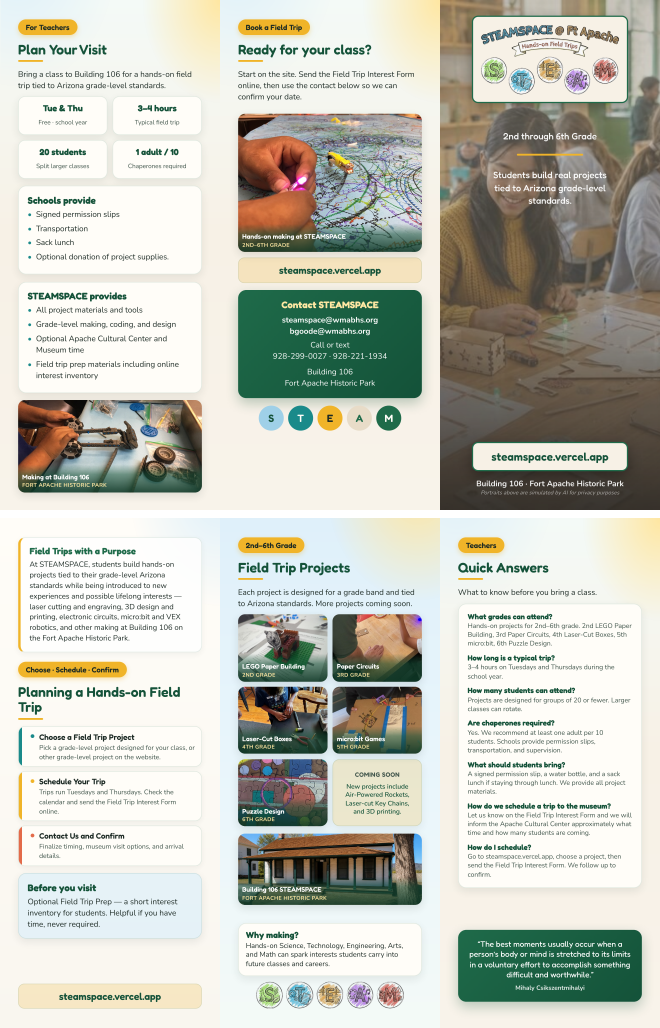
#> input picture steamspace-brochure-preview.png, 1980 x 3084 px (shown at 1/3 size)
$ python -i build-steamspace.py   (imports and definitions only)
#> lines starting #> are read from the running program, lines starting #| are printed output that depends on the picture; after the words box and inside, x2 and y2 are one past the last pixel; in counts of white or black regions, pixels touching at a corner belong together
### build.py
#!/usr/bin/env python3
"""Generate the self-contained ABHS STEM trifold brochure.

Images from assets/ are inlined as base64 data URIs so index.html can be
handed to a print shop on its own.
"""

import base64
import mimetypes
import subprocess
from pathlib import Path

ROOT = Path(__file__).parent
ASSETS = ROOT / "assets"
OUT = ROOT / "index.html"


def data_uri(relative_path: str) -> str:
    path = ASSETS / relative_path
    mime = mimetypes.guess_type(path.name)[0] or "application/octet-stream"
    encoded = base64.b64encode(path.read_bytes()).decode("ascii")
    return f"data:{mime};base64,{encoded}"


IMG = {
    "logo_stem": data_uri("logo_stem_trimmed.png"),
    # Baked onto the wash-sand bottom color so Chromium print doesn't
    # flatten logo transparency into a white rectangle.
    "logo_abhs": data_uri("abhs_logo_footer.png"),
    "together": data_uri("togetherwebuild_white.png"),
    "icon_science": data_uri("icon_science.png"),
    # T and A shipped without the hand-drawn ring the other three have;
    # these variants have a ring lifted from icon_math.png composited on.
    "icon_technology": data_uri("icon_technology_ringed.png"),
    "icon_engineering": data_uri("icon_engineering.png"),
    "icon_arts": data_uri("icon_arts_ringed.png"),
    "icon_math": data_uri("icon_math.png"),
    # Pre-cropped to the cover panel's aspect, so object-fit trims almost nothing
    # and the full source resolution survives into print.
    "cover": data_uri("photos/cover-floorbuild.jpg"),
    "quote_bg": data_uri("photos/quote-bg.jpg"),
    "tile_lego": data_uri("photos/tile-lego.jpg"),
    "tile_circuits": data_uri("photos/tile-circuits.jpg"),
    "tile_lasercut": data_uri("photos/tile-lasercut.jpg"),
    "tile_microbit": data_uri("photos/tile-microbit.jpg"),
    "tile_puzzle": data_uri("photos/tile-puzzle.jpg"),
    "tile_vex": data_uri("photos/tile-vex.jpg"),
    "tile_building": data_uri("photos/tile-building106.jpg"),
    "tile_teamwork": data_uri("photos/tile-teamwork.jpg"),
    "tile_workshop": data_uri("photos/tile-workshop.jpg"),
    "tile_snapcircuits": data_uri("photos/tile-snapcircuits.jpg"),
    "tile_brochurepic": data_uri("photos/tile-brochurepic.jpg"),
    # Official VEX product-line wordmarks, cropped from each style guide's
    # Logo Colors page. Freely available for promotional/educational use.
    "vex_123": data_uri("vex/vex-123.png"),
    "vex_go": data_uri("vex/vex-GO.png"),
    "vex_iq": data_uri("vex/vex-IQ.png"),
    "vex_v5": data_uri("vex/vex-V5.png"),
}


# [21 lines left out: functions icon_row, font_faces, not called in this run]


CSS = """
/* Design language ported from steamspace.vercel.app */
:root {
  --pine: #1f6b4a;
  --pine-deep: #145239;
  --sky: #dff0fa;
  --sky-deep: #9fd0e8;
  --sand: #f7f1e6;
  --sand-deep: #e8dcc8;
  --sun: #f0b429;
  --sun-soft: #ffe8a3;
  --coral: #e36b4a;
  --teal: #1a8a8a;
  --ink: #1c2a24;
  --ink-soft: #3d5248;
  --paper: #fffdf8;
  --radius: 13px;
  --card-shadow: 0 5px 14px rgba(28, 42, 36, 0.09);
  --hairline: 1px solid rgba(31, 107, 74, 0.14);
  --font-brand: "Fredoka", "Trebuchet MS", sans-serif;
  --font-body: "Nunito", "Segoe UI", sans-serif;
}

* { box-sizing: border-box; margin: 0; padding: 0; }

@page { size: 11in 8.5in; margin: 0; }

body {
  font-family: var(--font-body);
  color: var(--ink);
  background: #fff;
  line-height: 1.42;
}

.page {
  width: 11in;
  height: 8.5in;
  display: flex;
  flex-direction: row;
  overflow: hidden;
  page-break-after: always;
  position: relative;
}
.page:last-child { page-break-after: auto; }

.panel {
  width: 3.6667in;
  height: 8.5in;
  padding: 0.32in 0.3in;
  position: relative;
  display: flex;
  flex-direction: column;
  overflow: hidden;
}

/* Layered gradient wash from the site's body background */
.wash-sand {
  background:
    radial-gradient(ellipse 80% 45% at 8% -8%, var(--sky) 0%, transparent 55%),
    radial-gradient(ellipse 70% 40% at 100% 0%, var(--sun-soft) 0%, transparent 50%),
    linear-gradient(180deg, #f4faf7 0%, var(--sand) 45%, #f8f3ea 100%);
}
.wash-sky {
  background:
    radial-gradient(ellipse 75% 40% at 90% -6%, var(--sun-soft) 0%, transparent 55%),
    linear-gradient(180deg, var(--sky) 0%, #eaf6fb 55%, #f4faf7 100%);
}
.wash-paper {
  background:
    radial-gradient(ellipse 70% 38% at 100% -5%, var(--sky) 0%, transparent 58%),
    linear-gradient(180deg, var(--paper) 0%, #f9f6ef 100%);
}

h1, h2, h3, h4 { font-family: var(--font-brand); line-height: 1.12; }
h1 { font-size: 34pt; font-weight: 700; }
h2 {
  font-size: 16.5pt;
  font-weight: 600;
  color: var(--pine-deep);
  margin-bottom: 0.11in;
}
/* Sun accent rule under section heads, echoing the site's section styling */
h2::after {
  content: "";
  display: block;
  width: 0.42in;
  height: 3px;
  background: var(--sun);
  border-radius: 2px;
  margin-top: 0.05in;
}
h3 { font-size: 11.5pt; font-weight: 700; color: var(--pine-deep); margin-bottom: 0.05in; }
p { font-size: 9.5pt; margin-bottom: 0.09in; }

.kicker {
  display: inline-block;
  align-self: flex-start;
  font-family: var(--font-brand);
  font-size: 9pt;
  font-weight: 600;
  background: var(--sun);
  color: var(--ink);
  padding: 0.045in 0.13in;
  border-radius: 999px;
  margin-bottom: 0.11in;
  box-shadow: 0 3px 8px rgba(240, 180, 41, 0.35);
}

ul.plain { list-style: none; font-size: 9.5pt; }
ul.plain li {
  margin-bottom: 0.05in;
  padding-left: 0.14in;
  position: relative;
}
ul.plain li::before {
  content: "\\2022";
  color: var(--teal);
  position: absolute;
  left: 0;
  font-weight: 800;
}

/* Rounded card treatment used throughout the site */
.card {
  background: var(--paper);
  border: var(--hairline);
  border-radius: var(--radius);
  padding: 0.14in 0.15in;
  box-shadow: var(--card-shadow);
  margin-bottom: 0.12in;
}
.card:last-child { margin-bottom: 0; }
.card > p:last-child, .card > ul:last-child { margin-bottom: 0; }
.card--sky { background: rgba(223, 240, 250, 0.75); }

/* Grade chip, from the site's project tiles */
.chip {
  display: inline-block;
  font-family: var(--font-brand);
  font-size: 7.5pt;
  font-weight: 600;
  color: var(--pine);
  background: rgba(31, 107, 74, 0.1);
  padding: 0.015in 0.07in;
  border-radius: 7px;
}

/* ---------- Front cover photo hero (.hero + .hero-shade) ---------- */
.cover { padding: 0; color: #fff; }
.cover-media { position: absolute; inset: 0; }
.cover-media img { width: 100%; height: 100%; object-fit: cover; object-position: center 38%; }
.cover-shade {
  position: absolute;
  inset: 0;
  /* Follows the site's .hero-shade curve: eased through the middle and
     deepening to the same 0.78 base. Carries extra weight only at the very
     top, where the headline sits over a bright window. */
  background:
    linear-gradient(180deg,
      rgba(20, 50, 40, 0.60) 0%,
      rgba(20, 50, 40, 0.34) 24%,
      rgba(20, 50, 40, 0.30) 50%,
      rgba(20, 45, 36, 0.38) 70%,
      rgba(20, 42, 34, 0.58) 88%,
      rgba(20, 40, 32, 0.78) 100%),
    radial-gradient(circle at 80% 20%, rgba(240, 180, 41, 0.25), transparent 40%);
}
.cover-content {
  position: relative;
  z-index: 1;
  height: 100%;
  padding: 0.62in 0.3in 0.34in;
  display: flex;
  flex-direction: column;
  align-items: center;
  text-align: center;
}
.cover h1, .cover h2, .cover h3 { color: #fff; }
.cover h2::after { display: none; }

.logo {
  width: 100%;
  max-height: 0.72in;
  object-fit: contain;
  display: block;
  margin-bottom: 0.16in;
  filter: drop-shadow(0 3px 10px rgba(0, 0, 0, 0.45));
}

.subtitle {
  font-size: 10.5pt;
  font-weight: 700;
  color: var(--sun-soft);
  letter-spacing: 0.05em;
  text-transform: uppercase;
  margin-bottom: 0.08in;
}

.hero-text {
  font-family: var(--font-brand);
  font-size: 11pt;
  font-weight: 500;
  color: rgba(255, 255, 255, 0.95);
  margin: 0.08in 0;
  white-space: nowrap;
}

.cover-rule {
  width: 1.1in;
  height: 3px;
  background: var(--sun);
  border-radius: 2px;
  margin: 0.1in 0 0.14in;
}

/* Auto margins centre the badge in the space below the headline block. */
.together-logo {
  max-height: 2.1in;
  width: auto;
  margin: auto 0;
  /* Lifted off centre so the mark falls across the subject's face. */
  transform: translateY(-1.4in);
  filter: drop-shadow(0 3px 10px rgba(0, 0, 0, 0.55)) drop-shadow(0 0 22px rgba(0, 0, 0, 0.4));
}

.cover-place {
  font-size: 9.5pt;
  color: rgba(255, 255, 255, 0.92);
  margin-bottom: 0;
}

.cover-disclaimer {
  position: absolute;
  left: 0;
  right: 0;
  bottom: 0.14in;
  z-index: 2;
  font-size: 6.5pt;
  font-weight: 400;
  font-style: italic;
  color: rgba(255, 255, 255, 0.62);
  text-align: center;
  letter-spacing: 0.01em;
  pointer-events: none;
}

.icon-row { display: flex; gap: 0.06in; justify-content: center; margin: 0.04in 0 0; }
.icon-row img { height: 0.45in; width: auto; }

/* ---------- Photo tiles with gradient caption (.gallery-item) ---------- */
.tile-grid {
  display: grid;
  grid-template-columns: 1fr 1fr;
  gap: 0.09in;
  margin-bottom: 0.12in;
}
.tile {
  position: relative;
  border-radius: 11px;
  overflow: hidden;
  aspect-ratio: 4 / 3;
  box-shadow: 0 5px 14px rgba(28, 42, 36, 0.13);
}
.tile img { width: 100%; height: 100%; object-fit: cover; display: block; }
.tile-cap {
  position: absolute;
  left: 0;
  right: 0;
  bottom: 0;
  padding: 0.16in 0.07in 0.05in;
  background: linear-gradient(
    180deg,
    transparent 0%,
    rgba(20, 82, 57, 0.55) 35%,
    rgba(16, 58, 40, 0.9) 100%
  );
  color: #fff;
}
.tile-title { font-family: var(--font-brand); font-size: 8pt; font-weight: 600; line-height: 1.15; }
.tile-grade { font-size: 6.5pt; font-weight: 700; color: var(--sun-soft); letter-spacing: 0.03em; }

.tile--wide { aspect-ratio: 16 / 8; }
.tile--short { aspect-ratio: 16 / 6.2; }
/* tile-vex is prepared with a looser crop; bias framing toward faces + field */
.tile--vex img { object-position: center 38%; }

/* URL companion for the last row of a tile grid — same footprint as a photo tile. */
.web-tile {
  aspect-ratio: 4 / 3;
  border-radius: 11px;
  background: rgba(240, 180, 41, 0.22);
  border: var(--hairline);
  box-shadow: 0 5px 14px rgba(28, 42, 36, 0.08);
  display: flex;
  flex-direction: column;
  align-items: center;
  justify-content: center;
  gap: 0.06in;
  padding: 0.08in 0.05in;
  text-align: center;
}
.web-tile .web-label {
  font-family: var(--font-brand);
  font-size: 7.5pt;
  font-weight: 600;
  color: var(--ink-soft);
  letter-spacing: 0.04em;
  text-transform: uppercase;
}
.web-tile .web-url {
  font-family: var(--font-body);
  font-size: 7.5pt;
  font-weight: 400;
  color: var(--pine-deep);
  letter-spacing: 0;
  line-height: 1.15;
  white-space: nowrap;
}

/* ---------- Service cards with colored bullets (.plan-step) ---------- */
.plan-steps { display: flex; flex-direction: column; gap: 0.075in; }
.plan-step {
  position: relative;
  overflow: hidden;
  background: var(--paper);
  border: var(--hairline);
  border-radius: 11px;
  padding: 0.075in 0.1in 0.075in 0.2in;
  box-shadow: 0 3px 9px rgba(28, 42, 36, 0.06);
  display: flex;
  align-items: flex-start;
  gap: 0.08in;
}
.plan-step::before {
  content: "";
  position: absolute;
  left: 0;
  top: 0;
  bottom: 0;
  width: 5px;
  background: var(--accent, var(--pine));
}
.plan-step:nth-child(1) { --accent: var(--teal); }
.plan-step:nth-child(2) { --accent: var(--sun); }
.plan-step:nth-child(3) { --accent: var(--coral); }
.plan-step:nth-child(4) { --accent: var(--pine); }
.plan-step .bullet {
  /* Border-drawn circle: Chromium print won't stretch this like a flex box. */
  box-sizing: border-box;
  width: 0;
  height: 0;
  margin-top: 0.045in;
  border: 0.033in solid var(--accent, var(--pine));
  border-radius: 50%;
  background: transparent;
  flex: none;
}
.plan-step .step-title { font-family: var(--font-brand); font-size: 9.5pt; font-weight: 600; }
.plan-step .step-note { font-size: 8pt; color: var(--ink-soft); }

/* ---------- Quote band (.quote-band) ---------- */
.quote-band {
  background: linear-gradient(135deg, var(--pine) 0%, var(--pine-deep) 100%);
  color: #fff;
  border-radius: var(--radius);
  padding: 0.15in 0.16in;
  text-align: center;
  margin-bottom: 0.12in;
  box-shadow: 0 8px 20px rgba(20, 82, 57, 0.28);
}
.quote-band blockquote {
  font-family: var(--font-brand);
  font-size: 9.5pt;
  font-weight: 450;
  line-height: 1.3;
}
.quote-band cite {
  display: block;
  margin-top: 0.06in;
  font-style: normal;
  font-size: 7.5pt;
  font-weight: 700;
  opacity: 0.9;
}

/* ---------- Robotics pathway ---------- */
.pathway { display: flex; flex-direction: column; gap: 0.06in; margin: 0.02in 0 0; }
.pathway-row { display: flex; align-items: center; gap: 0.09in; font-size: 9pt; }
.pathway-row .kit { color: var(--ink-soft); }
.pathway-row .chip { min-width: 0.42in; text-align: center; }
.pathway-kits {
  display: flex;
  align-items: center;
  flex-wrap: nowrap;
  gap: 0.04in 0.06in;
  min-width: 0;
  flex: 1;
}
.pathway-kits img {
  height: 0.12in;
  width: auto;
  max-width: 0.72in;
  object-fit: contain;
  display: block;
  flex-shrink: 1;
}
.pathway-kits .amp {
  font-size: 8pt;
  font-weight: 700;
  color: var(--ink-soft);
  flex-shrink: 0;
}

/* Offering rows: centered pills, no bullets */
.offer-list { display: flex; flex-direction: column; gap: 0.05in; }
.offer {
  background: rgba(255, 255, 255, 0.78);
  border: var(--hairline);
  border-radius: 9px;
  padding: 0.05in 0.08in;
  font-size: 8.5pt;
  font-weight: 700;
  color: var(--ink);
  line-height: 1.22;
  text-align: center;
}

.tag {
  display: inline-block;
  font-family: var(--font-brand);
  font-size: 8.5pt;
  font-weight: 600;
  background: var(--pine);
  color: #fff;
  padding: 0.035in 0.1in;
  border-radius: 7px;
  margin: 0.02in;
}
.tag-row { margin-top: auto; text-align: center; padding-top: 0.12in; }

.cta-box {
  background: linear-gradient(135deg, var(--pine) 0%, var(--pine-deep) 100%);
  color: #fff;
  border-radius: var(--radius);
  padding: 0.16in;
  text-align: center;
  box-shadow: 0 8px 20px rgba(20, 82, 57, 0.28);
}
.cta-box h3 { color: var(--sun-soft); margin-bottom: 0.07in; font-size: 11.5pt; }
.cta-box h3::after { display: none; }
.cta-box p { font-size: 9.5pt; margin-bottom: 0; }
.push { margin-top: auto; }

.skills-block {
  background: rgba(255, 255, 255, 0.82);
  border: var(--hairline);
  border-radius: 11px;
  padding: 0.11in 0.12in;
  margin-bottom: 0.09in;
  box-shadow: 0 3px 10px rgba(28, 42, 36, 0.06);
}
.skills-block h4 {
  font-family: var(--font-brand);
  font-size: 9.5pt;
  color: var(--coral);
  margin-bottom: 0.035in;
}
.skills-block p { font-size: 8pt; margin-bottom: 0; }

/* Opens the inside spread, so it stays light against the pine section heads
   rather than competing with them. The sun edge marks it as the thesis. */
.mission {
  background: rgba(255, 255, 255, 0.86);
  border: var(--hairline);
  border-left: 4px solid var(--sun);
  border-radius: 11px;
  padding: 0.14in 0.15in;
  box-shadow: 0 3px 10px rgba(28, 42, 36, 0.06);
  margin-bottom: 0.15in;
}
.mission h3 { font-size: 11pt; color: var(--pine); margin-bottom: 0.05in; }
.mission p { font-size: 9pt; line-height: 1.4; margin-bottom: 0; }

.abhs-footer { margin-top: auto; text-align: center; padding-top: 0.12in; }
.abhs-footer img { max-height: 0.8in; width: auto; display: inline-block; }

.web-line {
  font-family: var(--font-brand);
  font-size: 9.5pt;
  font-weight: 600;
  color: var(--pine-deep);
  text-align: center;
  background: rgba(240, 180, 41, 0.18);
  border-radius: 9px;
  padding: 0.06in;
  margin-bottom: 0.12in;
}

@media print {
  body { -webkit-print-color-adjust: exact; print-color-adjust: exact; }
}
"""


# [286 lines left out: functions plan_steps, tile, build, main, not called in this run]


# [2 lines that do not run on import are left out]

### build-steamspace.py
#!/usr/bin/env python3
"""Generate a teacher-facing STEAMSPACE trifold brochure.

Same print setup as the ABHS STEM brochure (letter-size, 3-panel fold),
but the copy is only about STEAMSPACE field trips — no ABHS STEM program
content. The live site URL is printed on the cover, back, and inside.

Rebuild:
  python3 prepare-steamspace-photos.py   # crop Flickr originals
  python3 build-steamspace.py            # HTML, PDF, preview PNGs
"""

import base64
import io
import subprocess
from pathlib import Path

from PIL import Image, ImageFilter

import build as abhs

ROOT = Path(__file__).parent
STEAM_PHOTOS = ROOT / "assets" / "photos" / "steamspace"
OUT = ROOT / "steamspace-brochure.html"
PDF = ROOT / "steamspace-brochure.pdf"
PREVIEW = ROOT / "steamspace-brochure-preview.png"
COVER = ROOT / "steamspace-brochure-cover.png"
PAGE1 = ROOT / "steamspace-brochure-page-1.png"
PAGE2 = ROOT / "steamspace-brochure-page-2.png"
BACK = ROOT / "steamspace-brochure-back.png"

SITE_URL = "steamspace.vercel.app"


# [12 lines left out: functions png_uri, jpeg_uri, not called in this run]


SAND_RGB = (247, 241, 230)
SAND = "#f7f1e6"


# [24 lines left out: functions knock_out_black, logo_on_sand, not called in this run]


def footer_logo_on_sand(path: Path, scale: int = 2) -> Image.Image:
    """Site footer mark on sand, with a thin black stroke on the wordmark only.

    logo-cleaned.png’s arched letters already touch the top of the file, so a
    heavy dilated outline gets clipped. Pad first, then add a 1px stroke
    behind STEAMSPACE @ Ft Apache. Ribbon and STEAM icons stay as drawn.
    Bake onto the same sand hex as the cover URL box so print matches.
    """
#> called with path = 'steamspace-brochure-preview.png', scale = 2
    src = Image.open(path).convert("RGBA")
    orig_w, orig_h = src.size
    src = src.resize((orig_w * scale, orig_h * scale), Image.Resampling.LANCZOS)
#> src: PIL image 3960x6168 RGBA
    pad_x, pad_top, pad_bot = 8, 18, 4
    canvas = Image.new(
        "RGBA",
        (src.width + pad_x * 2, src.height + pad_top + pad_bot),
        (0, 0, 0, 0),
    )
#> canvas: PIL image 3976x6190 RGBA; every value is 0
    canvas.paste(src, (pad_x, pad_top))
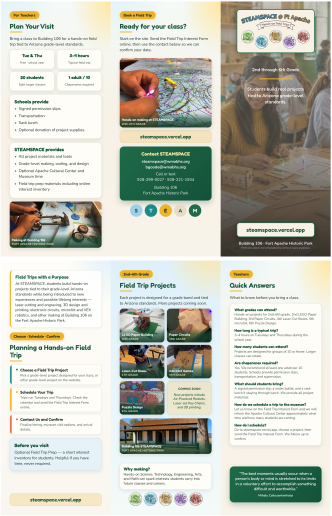
#> canvas: PIL image 3976x6190 RGBA (shown at 1/12 size); mean R, G, B, A 192.7, 194.3, 183.5, 253.1; transparent parts drawn white
    src = canvas
    width, height = src.size

    pixels = src.load()
    for y in range(height):
        for x in range(width):
            r, g, b, a = pixels[x, y]
            if a < 24:
                pixels[x, y] = (0, 0, 0, 0)

    alpha = src.getchannel("A")
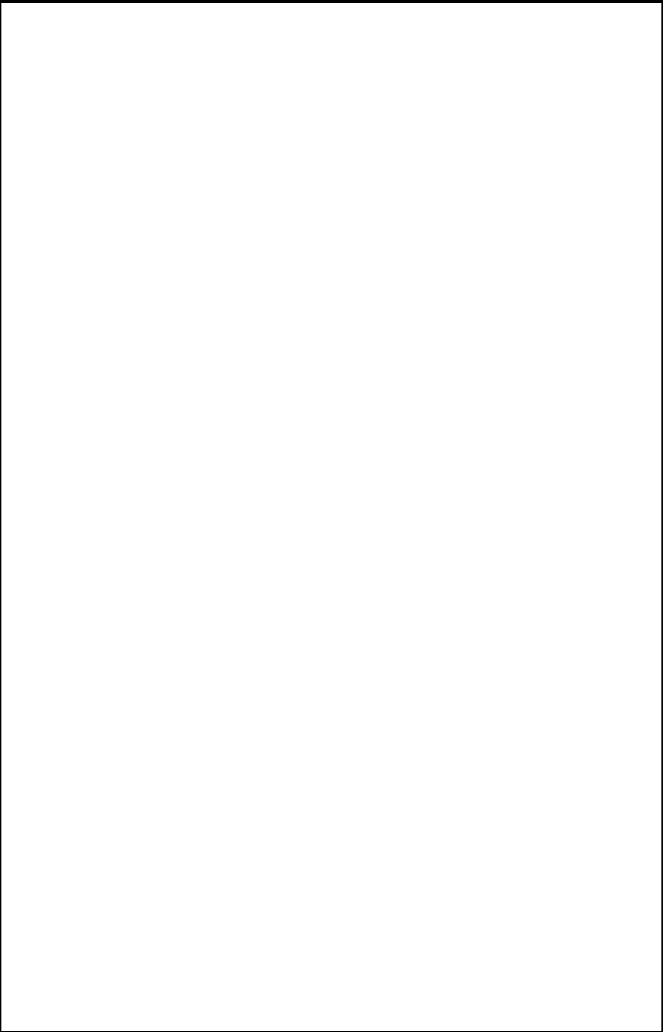
#> alpha: PIL image 3976x6190 L (shown at 1/6 size); 99.2% white; 1 black region, box (x1, y1, x2, y2) and area: (0, 0, 3976, 6190) 186160
    body = alpha.point(lambda value: 255 if value >= 40 else 0)
    letter_h = pad_top + int(orig_h * scale * 0.34)
    letter = Image.new("L", (width, height), 0)
#> letter: PIL image 3976x6190 L; every value is 0
    letter.paste(body.crop((0, 0, width, letter_h)), (0, 0))
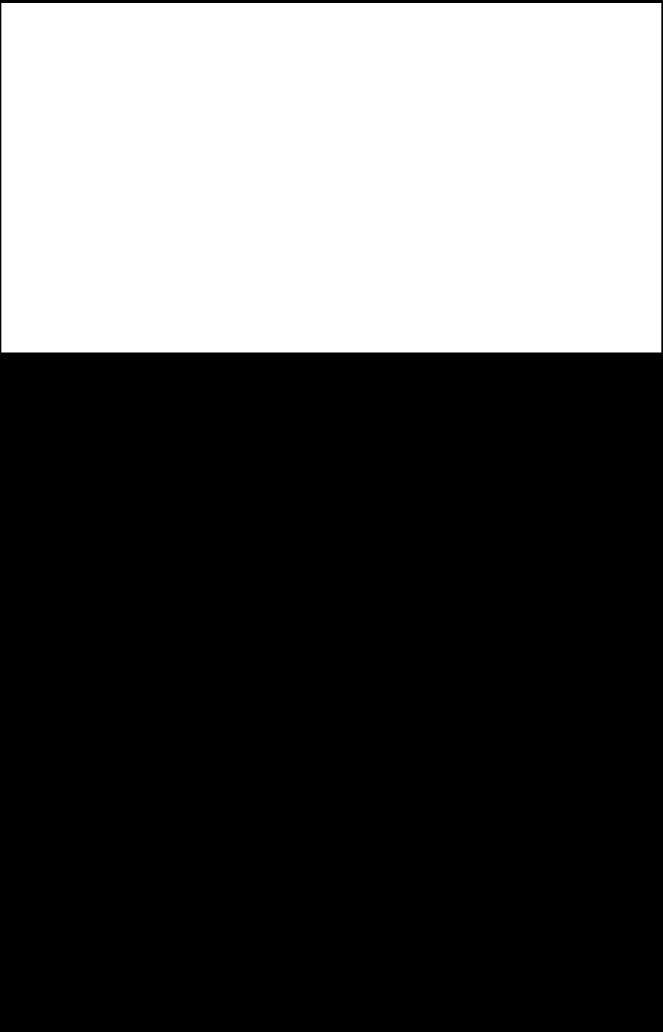
#> letter: PIL image 3976x6190 L (shown at 1/6 size); 33.7% white; 1 white region, box (x1, y1, x2, y2) and area: (8, 18, 3968, 2115) 8304120
    letter_stroke = letter.filter(ImageFilter.MaxFilter(3))
#> letter_stroke: PIL image 3976x6190 L; 33.8% white; 1 white region, box (x1, y1, x2, y2) and area: (7, 17, 3969, 2116) 8316238

    outlined = Image.new("RGBA", (width, height), (0, 0, 0, 0))
    outlined.paste(Image.new("RGBA", (width, height), (18, 16, 14, 255)), mask=letter_stroke)
#> (the rest of the program and of its run is left out)
